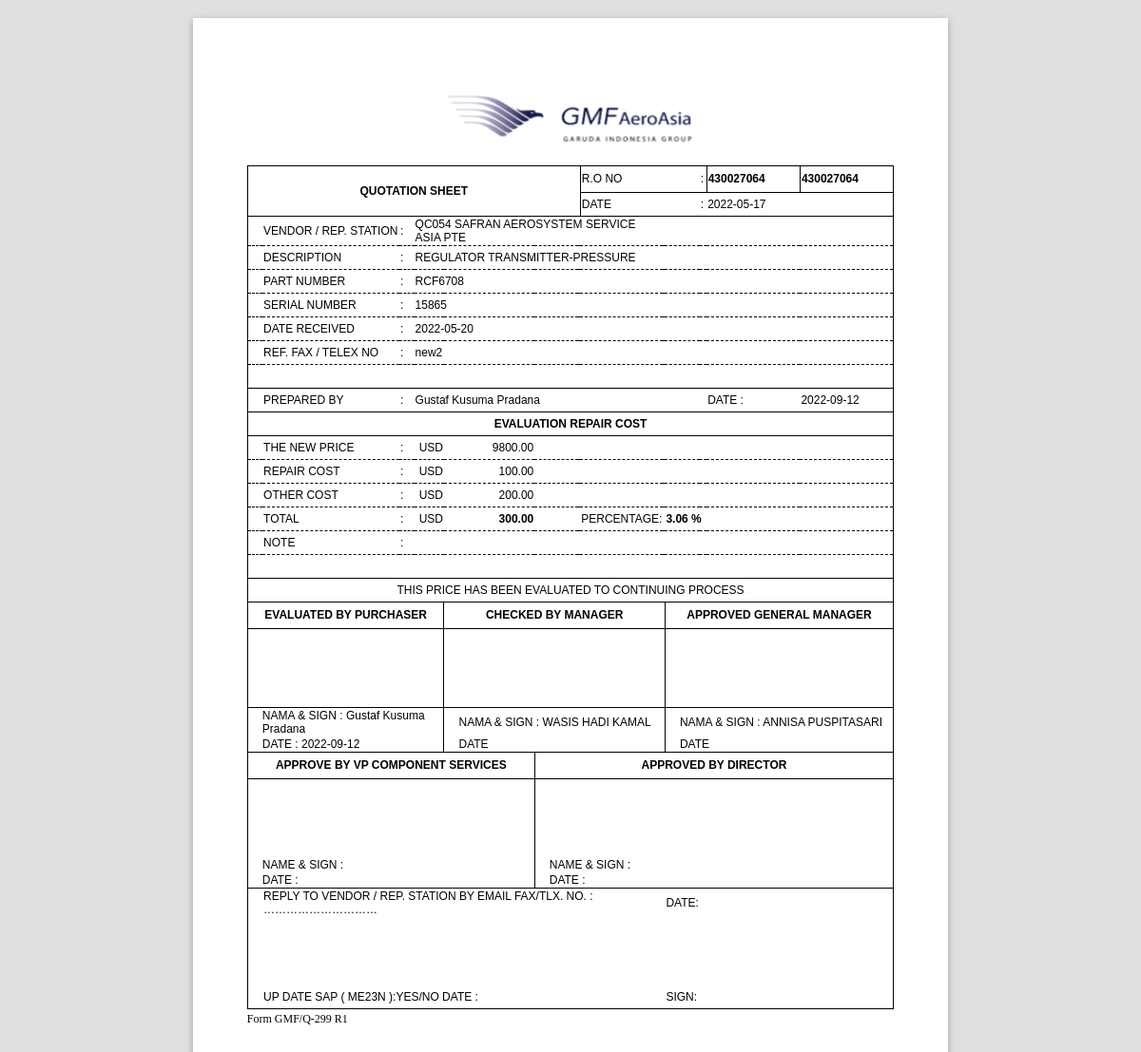
The page /pages/forms/ca_sheet.php?id=2 on the database its author committed.
### tables this page shows
CREATE TABLE `master_order` (
  `id_order` int(100) NOT NULL,
  `entry_date` date DEFAULT NULL,
  `req_scheme` varchar(10) DEFAULT NULL,
  `tracking_no` varchar(10) DEFAULT NULL,
  `po_number` varchar(10) DEFAULT NULL,
  `part_number` varchar(50) NOT NULL,
  `description` varchar(100) DEFAULT NULL,
  `pr` varchar(10) DEFAULT NULL,
  `aircraft` varchar(6) DEFAULT NULL,
  `note` text DEFAULT NULL,
  `vendor` varchar(50) DEFAULT NULL,
  `repair_tat` varchar(100) DEFAULT NULL,
  `po_date` date DEFAULT NULL,
  `awb_in` varchar(15) DEFAULT '',
  `awb_date` date DEFAULT NULL,
  `eta` date DEFAULT NULL,
  `gr_date` date DEFAULT NULL,
  `serial_number` varchar(30) DEFAULT NULL,
  `serv_batch` char(10) DEFAULT NULL,
  `date_store` date DEFAULT NULL,
  `pn_out` varchar(30) DEFAULT NULL,
  `sn_out` varchar(30) DEFAULT NULL,
  `core_batch` char(10) DEFAULT NULL,
  `shipment_order_date` date DEFAULT NULL,
  `awb_out` varchar(15) DEFAULT NULL,
  `awb_out_date` date DEFAULT NULL,
  `core_cond` varchar(13) DEFAULT NULL,
  `serv_status` varchar(20) NOT NULL DEFAULT 'Waiting AWB',
  `created_by` varchar(50) DEFAULT NULL,
  `ca_date` date DEFAULT NULL,
  `invoice` varchar(20) DEFAULT NULL,
  `repair_cost` decimal(10,2) NOT NULL DEFAULT 0.00,
  `other_cost` decimal(10,2) NOT NULL DEFAULT 0.00,
  `total_cost` decimal(10,2) NOT NULL DEFAULT 0.00
);

CREATE TABLE `pn_database` (
  `part_number` varchar(50) NOT NULL,
  `desc` varchar(100) DEFAULT NULL,
  `ata` varchar(2) DEFAULT NULL,
  `pn_newprice` decimal(10,2) NOT NULL DEFAULT 0.00
);

### pages/forms/ca_sheet.php (the view, shortened to what this page needs)
<?php
  include('../../conf/conn.php');
  $id = $_GET['id'];
  $datas = mysqli_query($koneksi, "SELECT * FROM master_order WHERE id_order='$id'") or die(mysqli_error($koneksi));
  $row_view = mysqli_fetch_assoc($datas)
?>
<!DOCTYPE html>
<html lang="en">
<head>
    <link rel="stylesheet" href="../../plugins/paper.css">
</head>
<body class="A4">
<section class="sheet padding-15mm">
    <img class="logo_gmf" src="../../dist/img/gmfaeroasia.PNG"></img>
    <table class="table1" width="100%">
        <tr>
            <td class="table1" rowspan="2" colspan="7" style="text-align: center; "><b>QUOTATION SHEET</b></td>
            <td colspan="3" style="width:100px ;">R.O NO</td>
            <td style="width:5px ;">:</td>
            <td class="table1" style="width:100px ; text-align:left;"><b><?php echo $row_view['po_number']; ?></b></td>
            <td class="table1" style="width:100px ; text-align:left;"><b><?php echo $row_view['tracking_no']; ?></b></td>
        </tr>
        <tr class="table1" >
            <td colspan="3">DATE</td>
            <td>:</td>
            <td colspan="2"><?php echo $row_view['entry_date']; ?></td>
        </tr>
        <tr class="table_dashed">
            <td style="width: 15px;"></td>
            <td style="width: 150px;">VENDOR / REP. STATION</td>
            <td style="width: 15px;">:</td>
            <td colspan="5"><?php echo $row_view['vendor']; ?></td>
            <td colspan="5"></td>
        </tr>
        <tr class="table_dashed">
            <td></td>
            <td>DESCRIPTION</td>
            <td>:</td>
            <td colspan="7"><?php echo $row_view['description']; ?></td>
            <td colspan="3"></td>
        </tr>
        <tr class="table_dashed">
            <td></td>
            <td>PART NUMBER</td>
            <td>:</td>
            <td colspan="7"><?php echo $row_view['pn_out']; ?></td>
            <td colspan="3"></td>
        </tr>
        <tr class="table_dashed">
            <td></td>
            <td>SERIAL NUMBER</td>
            <td>:</td>
            <td colspan="7"><?php echo $row_view['sn_out']; ?></td>
            <td colspan="3"></td>
        </tr>
        <tr class="table_dashed">
            <td></td>
            <td>DATE RECEIVED</td>
            <td>:</td>
            <td colspan="7"><?php echo $row_view['awb_out_date']; ?></td>
            <td colspan="3"></td>
        </tr>
        <tr class="table_dashed">
            <td></td>
            <td>REF. FAX / TELEX NO</td>
            <td>:</td>
            <td colspan="7"><?php echo $row_view['invoice']; ?></td>
            <td colspan="3"></td>
        </tr>
        <tr class="table_dashed">
            <td></td>
            <td></td>
            <td></td>
            <td colspan="7"></td>
            <td colspan="3"></td>
        </tr>
        <tr class="table1">
            <td></td>
            <td>PREPARED BY</td>
            <td>:</td>
            <td colspan="4"><?php echo $row_view['created_by']; ?></td>
            <td colspan="4"></td>
            <td>DATE :</td>
            <td><?php echo $row_view['ca_date']; ?></td>
        </tr>
        <tr class="table1">
            <td colspan="13" style="text-align:center;"><b>EVALUATION REPAIR COST</b></td>
        </tr>
        <?php
        $pn_out_database = $row_view['pn_out'];
        $datas2 = mysqli_query($koneksi, "SELECT * FROM pn_database WHERE part_number='$pn_out_database'") or die(mysqli_error($koneksi));
        $row_view2 = mysqli_fetch_assoc($datas2)
        ?>
        <tr class="table_dashed">
            <td></td>
            <td>THE NEW PRICE</td>
            <td>:</td>
            <td style="width:30px ; text-align:right;">USD</td>
            <td style="text-align:right; width:100px;"><?php echo $row_view2['pn_newprice']; ?></td>
            <td style="width:50px ;"></td>
            <td colspan="6"></td>
        </tr>
        <tr class="table_dashed">
            <td></td>
            <td>REPAIR COST</td>
            <td>:</td>
            <td style="width:25px ; text-align:right;">USD</td>
            <td style="text-align:right; width:100px;"><?php echo $row_view['repair_cost']; ?></td>
            <td style="width:50px ;"></td>
            <td colspan="6"></td>
        </tr>
        <tr class="table_dashed">
            <td></td>
            <td>OTHER COST</td>
            <td>:</td>
            <td style="width:25px ; text-align:right;">USD</td>
            <td style="text-align:right; width:100px;"><?php echo $row_view['other_cost']; ?></td>
            <td style="width:50px ;"></td>
            <td colspan="6"></td>
        </tr>
        <tr class="table_dashed">
            <td></td>
            <td>TOTAL</td>
            <td>:</td>
            <td style="width:25px ; text-align:right;">USD</td>
            <td style="text-align:right; width:100px;"><b><?php echo $row_view['total_cost']; ?></b></td>
            <td style="width:50px ;"></td>
            <td></td>
            <td>PERCENTAGE:</td>
            <td></td>
            <td colspan="4"><b>
            <?php
            $percentage = $row_view['total_cost'];
            $totalWidth = $row_view2['pn_newprice'];
            $new_width = ($percentage / $totalWidth) * 100;
            echo number_format((float)$new_width, 2, '.', ''); ?> %
            </b></td>
        </tr>
        <tr class="table_dashed">
            <td></td>
            <td>NOTE</td>
            <td>:</td>
            <td style="width:25px ; text-align:right;"></td>
            <td style="text-align:right; width:100px;"></td>
            <td style="width:50px ;"></td>
            <td colspan="6"></td>
        </tr>
        <tr class="table_dashed">
            <td></td>
            <td></td>
            <td></td>
            <td style="width:25px ; text-align:right;"></td>
            <td style="text-align:right; width:100px;"></td>
            <td style="width:50px ;"></td>
            <td colspan="6"></td>
        </tr>
        <tr class="table1">
            <td colspan="13" style="text-align:center;">THIS PRICE HAS BEEN EVALUATED TO CONTINUING PROCESS</td>
        </tr>
        <tr>
            <td class="table1" colspan="4" style="text-align: center;"><b>EVALUATED BY PURCHASER</b></td>
            <td class="table1" colspan="5" style="text-align: center;"><b>CHECKED BY MANAGER</b></td>
            <td class="table1" colspan="4" style="text-align: center;"><b>APPROVED GENERAL MANAGER</b></td>
        </tr>
        <tr>
            <td class="table1" colspan="4" style="text-align: center; height:80px;"></td>
            <td class="table1" colspan="5" style="text-align: center; height:80px;"></td>
            <td class="table1" colspan="4" style="text-align: center; height:80px;"></td>
        </tr>
        <tr>
            <td colspan="4" style="text-align: left; border-right: 1px solid black; padding-left: 15px;">NAMA & SIGN  : <?php echo $row_view['created_by']; ?></td>
            <td colspan="5" style="text-align: left; padding-left: 15px;">NAMA & SIGN  : WASIS HADI KAMAL</td>
            <td colspan="4" style="text-align: left; padding-left: 15px; border-left: 1px solid black;">NAMA & SIGN  : ANNISA PUSPITASARI</td>
        </tr>
        <tr>
            <td colspan="4" style="text-align: left; padding-left: 15px; border-right: 1px solid black;">DATE : <?php echo date('Y-m-d'); ?></td>
            <td colspan="5" style="text-align: left; padding-left: 15px;">DATE</td>
            <td colspan="4" style="text-align: left; padding-left: 15px;border-left: 1px solid black;">DATE</td>
        </tr>
        <tr>
            <td colspan="5" class="table1" style="text-align: center;"><b>APPROVE BY VP COMPONENT SERVICES</b></td>
            <td colspan="8" class="table1" style="text-align: center;"><b>APPROVED BY DIRECTOR</b></td>
        </tr>
        <tr>
            <td colspan="5" style="text-align: center; border-right: 1px solid black; height:80px;"></td>
            <td colspan="8" style="text-align: center;"></td>
        </tr>
        <tr>
            <td colspan="5" style="text-align: left; border-right: 1px solid black; padding-left: 15px;">NAME & SIGN : </td>
            <td colspan="8" style="text-align: left; border-right: 1px solid black; padding-left: 15px;">NAME & SIGN : </td>
        </tr>
        <tr>
            <td colspan="5" style="text-align: left; border-right: 1px solid black; padding-left: 15px;">DATE : </td>
            <td colspan="8" style="text-align: left; padding-left: 15px;">DATE : </td>
        </tr>
        <tr style="height:25px; border-top:1px solid black;">
            <td></td>
            <td colspan="8">REPLY TO VENDOR / REP. STATION BY EMAIL FAX/TLX. NO. : …………………………</td>
            <td>DATE:</td>
        </tr>
        <tr style="height:25px;">
            <td style="height: 70px;"></td>
            <td colspan="8"></td>
            <td></td>
        </tr>
        <tr style="height:25px;">
            <td></td>
            <td colspan="8">UP DATE  SAP ( ME23N ):YES/NO  DATE :</td>
            <td>SIGN:</td>
        </tr>
    </table>
    <a style="font-size: 12px;">Form GMF/Q-299 R1</a>
</section>
</body>
</html>

### pages/forms/ca_sheet.php (style rules this page uses)
.table1 { border: 1px solid black; border-collapse: collapse; font-size: 12px; height: 25px; font-family: 'Gill Sans', 'Gill Sans MT', Calibri, 'Trebuchet MS', sans-serif; }
.table_dashed { border: 1px dashed black; border-collapse: collapse; font-size: 12px; height: 25px; font-family: 'Gill Sans', 'Gill Sans MT', Calibri, 'Trebuchet MS', sans-serif; }
.logo_gmf { display: block; margin-left: auto; margin-right: auto; width: 40%; padding: 20px; }

### rows shown on the page
master_order: po_number "430027064", tracking_no "430027064", entry_date "2022-05-17", vendor "QC054 SAFRAN AEROSYSTEM SERVICE ASIA PTE", description "REGULATOR TRANSMITTER-PRESSURE", pn_out "RCF6708", sn_out "15865", awb_out_date "2022-05-20", invoice "new2", created_by "Gustaf Kusuma Pradana", ca_date "2022-09-12", repair_cost "100.00", other_cost "200.00", total_cost "300.00", total_cost.pn_newprice "3.06"
pn_database: pn_newprice "9800.00"
